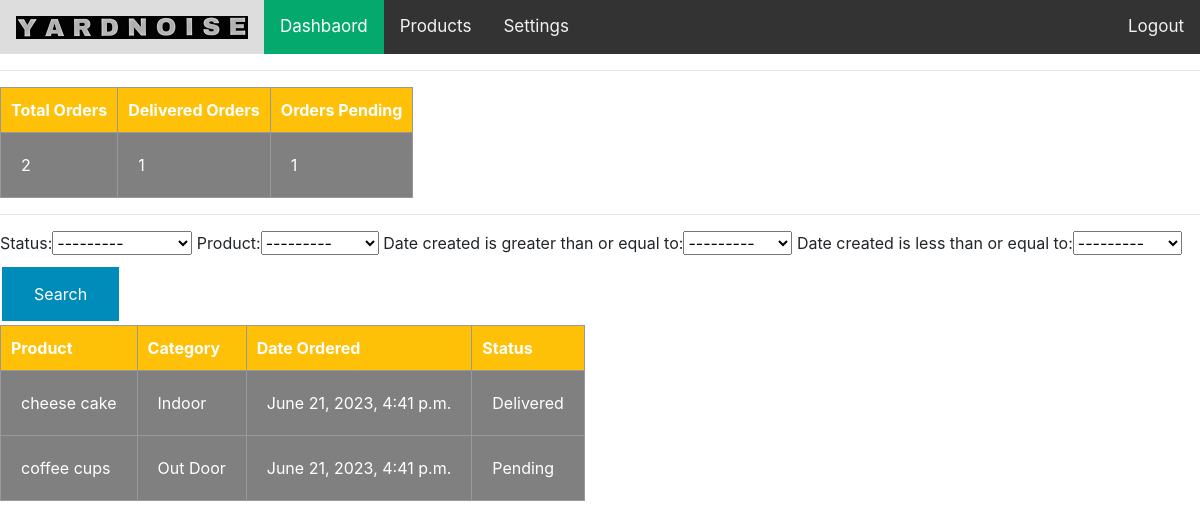
/user/ (signed in), run on the app's committed database.
### manager/models.py (models this page shows, shortened)
class Order(models.Model):
    STATUS =(
        ('Pending','Pending'),
        ('Delivered','Delivered'),
        ('Out for delivery','Out for delivery')
    )
    customer = models.ForeignKey(Customer, null=True, on_delete=models.SET_NULL)
    status = models.CharField(max_length=250, null=True,choices=STATUS)
    date_created = models.DateTimeField(auto_now_add=True, null=True)
    product= models.ForeignKey(Product,null=True,on_delete=models.SET_NULL)

class Product(models.Model):
    CATEGORY =(('Indoor','Indoor'),
               ('Out Door','Out Door'),
               )
    tag = models.ManyToManyField(Tag)
    name = models.CharField(max_length=250,null=True)
    price = models.FloatField(max_length=250,null=True)
    category = models.CharField(max_length=250,null=True,choices=CATEGORY)
    description = models.CharField(max_length=250,null=True)
    date_created = models.DateTimeField(auto_now_add=True,null=True)
    def __str__(self):
        return self.name

### manager/decorators.py (the view)
        def wrapper(request,*args,**kwargs):
            group = None
            if request.user.groups.exists():
                group = request.user.groups.all()[0].name
            if group in allowed_roles:
                return view(request, *args, **kwargs)
            else:
                return HttpResponse('They are not allowed to access this page')

### manager/views.py (called while the page is built)
@login_required(login_url='login')
@allowed_user(allowed_roles=['customer'])
def userPage(request):
    order = request.user.customer.order_set.all()
    order_pending = order.filter(status='Pending').count()
    order_delivered = order.filter(status='Delivered').count()
    total = order.count()
    myfilter = OrderFilter(request.GET, queryset=order)
    order = myfilter.qs
    context = {'order':order,'myfilter':myfilter,'order_pending':order_pending,'order_delivered':order_delivered,'total':total}
    return render(request,'manager/user.html',context)

### manager/templates/manager/user.html
{% extends 'manager/main.html' %}
{% block content %}
<hr>
<table>
  <tr>
    <th>Total Orders</th>
    <th>Delivered Orders</th>
    <th>Orders Pending</th>
  </tr>
  <tr>
   <td>{{total}}</td>
   <td>{{order_pending}}</td>
   <td>{{order_delivered}}</td>
  </tr>
</table>
<hr>
<form method="get">
    {{myfilter.form}}
    <button class="button button2" type="submit">Search</button>
</form>
<table>
  <tr>
    <th>Product</th>
    <th>Category</th>
    <th>Date Ordered</th>
    <th>Status</th>
  </tr>
    {% for i in order %}
  <tr>
   <td>{{i.product.name}}</td>
   <td>{{i.product.category}}</td>
   <td>{{i.date_created}}</td>
   <td>{{i.status}}</td>
  </tr>
    {% endfor  %}
</table>
{% endblock %}

### manager/static/manager/style.css (style rules this page uses)
td, th { border: 1px solid #999; padding: 20px; }
td { background: gray; color: white; }
th { background: #ffc107; color: white; border-radius: 0; top: 0; padding: 10px; }
.button { border: none; color: white; padding: 15px 32px; text-align: center; text-decoration: none; display: inline-block; font-size: 16px; margin: 4px 2px; cursor: pointer; }
.button2 { background-color: #008CBA; }

### data on the page
Order: product.name "cheese cake", product.category "Indoor", date_created "June 21, 2023, 4:41 p.m.", status "Delivered"
Order: product.name "coffee cups", product.category "Out Door", date_created "June 21, 2023, 4:41 p.m.", status "Pending"

### other printed values
{{ total }} "2"
{{ order_pending }} "1"
{{ order_delivered }} "1"
